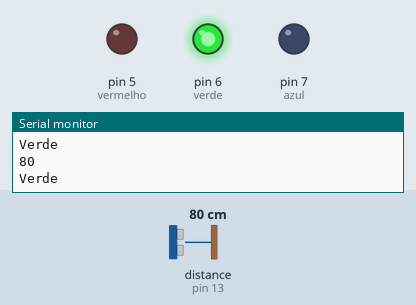
This sketch was run on a simulated Arduino Uno, built with avr-gcc and run on an emulated ATmega328P. On the bench: output pins drawn as LEDs (lit = HIGH), the last lines printed to the serial monitor. The test bench sets the inputs (shaded band); at power-on: distance to the obstacle (sensor on pin 13) 80 cm.

Above: at 2.3 s.
2.4 s: distance to the obstacle (sensor on pin 13) set to 51 cm
4.5 s: distance to the obstacle (sensor on pin 13) set to 43 cm
At 5.2 s:
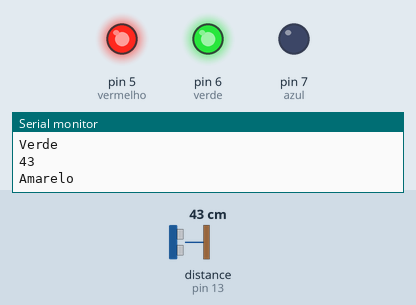
6.6 s: distance to the obstacle (sensor on pin 13) set to 17 cm
8.7 s: distance to the obstacle (sensor on pin 13) set to 12 cm
At 10.1 s:
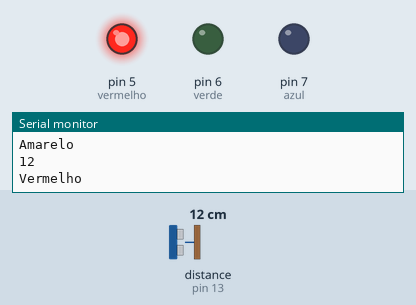
10.8 s: distance to the obstacle (sensor on pin 13) set to 18 cm
At 12.5 s:
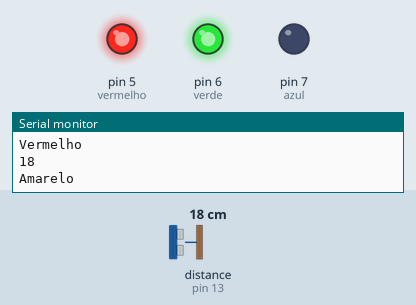
13.5 s: distance to the obstacle (sensor on pin 13) set to 2 cm
At 14.9 s:
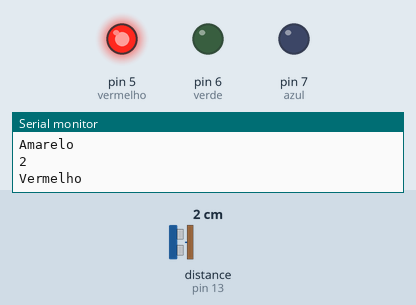
Timing chart, 0 to 16.5 s (numbered marks = the images above; inputs shaded):
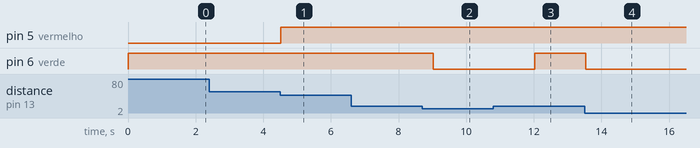

Measured:
- the behaviour switches between 46 and 45 cm on distance to the obstacle (sensor on pin 13) (found by bisection; images 0 and 1)
- the behaviour switches between 15 and 14 cm on distance to the obstacle (sensor on pin 13) (found by bisection; images 1 and 2)
- after the input at 4.5 s, pin 5 (vermelho): LOW → HIGH at once
- after the input at 8.7 s, pin 6 (verde): HIGH → LOW after 0.32 s
- after the input at 10.8 s, pin 6 (verde): LOW → HIGH after 1.2 s
- after the input at 13.5 s, pin 6 (verde): HIGH → LOW at once

The sketch:

sensorDistancia.ino
```cpp
#include <Ultrasonic.h>
Ultrasonic ultra(12,13);
int distancia;
int vermelho = 5;
int verde = 6;
int azul = 7;

void setup()
{
  Serial.begin(9600);
  pinMode(vermelho, OUTPUT);
  pinMode(verde, OUTPUT);
  pinMode(azul, OUTPUT);
}

void loop()
{
  distancia = ultra.read();
  if(distancia > 45)
  {
    digitalWrite(verde, 1);
    digitalWrite(azul, 0);
    digitalWrite(vermelho, 0);
    Serial.println(distancia);
    Serial.println("Verde");
  }
  else if(distancia >= 15 && distancia <= 45)
  {
    digitalWrite(verde, 1);
    digitalWrite(azul, 0);
    digitalWrite(vermelho, 1);
    Serial.println(distancia);
    Serial.println("Amarelo");
  }
  else if(distancia < 15)
  {
    digitalWrite(verde, 0);
    digitalWrite(azul, 0);
    digitalWrite(vermelho, 1);
    Serial.println(distancia);
    Serial.println("Vermelho");
  }


  delay(1500);
}
```
